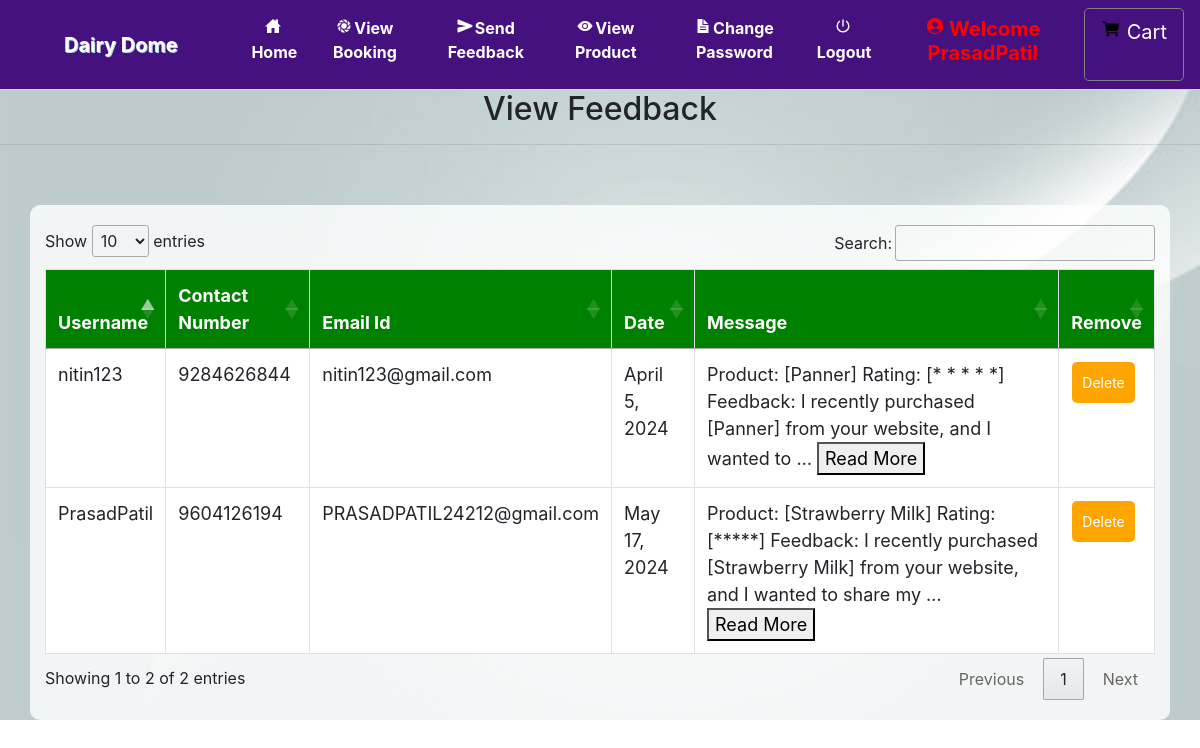
The page /view_feedback (signed in) on the database its author committed.
### grocery/models.py (models this page shows, shortened)
class Send_Feedback(models.Model):
    profile = models.ForeignKey(Profile, on_delete=models.CASCADE, null=True)
    message1 = models.TextField(null=True)
    date = models.CharField(max_length=30, null=True)

class Profile(models.Model):
    user = models.ForeignKey(User, on_delete=models.CASCADE, null=True)
    dob = models.DateField(null=True)
    city = models.CharField(max_length=30, null=True)
    address = models.CharField(max_length=50, null=True)
    contact = models.CharField(max_length=10, null=True)
    image = models.FileField(null=True)

### grocery/views.py (the view)
# urls.py: path('view_feedback', View_feedback, name='view_feedback'),
def View_feedback(request):
    if not request.user.is_authenticated:
        return redirect('login_admin')
    feed = Send_Feedback.objects.all()
    d = {'feed': feed}
    return render(request, 'view_feedback.html', d)

### grocery/templates/view_feedback.html (shortened to what this page needs)
<!DOCTYPE html>
<html lang="en">
<head>
</head>
<body>
{% extends 'navigation.html' %}
{% block body %}
<h2>View Feedback</h2>
<hr>
<div class="container">
<table class="table table-bordered" id="myTable">
  <thead>
  <tr>
    <th>Username</th>
    <th>Contact Number</th>
      <th>Email Id</th>
    <th>Date</th>
      <th>Message</th>
    <th>Remove</th>
  </tr>
  </thead>
   <tbody>
    {% for i in feed %}
  <tr>
    <td>{{i.profile.user.username}}</td>
    <td>{{i.profile.contact}}</td>
      <td>{{i.profile.user.email}}</td>
      <td>{{i.date}}</td>
      <td>
          <span id="message_{{forloop.counter}}" class="message-preview">{{ i.message1|truncatewords:20 }}</span>
          {% if i.message1|wordcount > 20 %}
              <button class="read-more-button" onclick="showFullMessage({{forloop.counter}})">Read More</button>
          {% endif %}
      </td>
      <td><a href="{% url 'delete_feedback' i.id %}" onclick="return confirm('Are you sure?')"><button class="button">Delete</button></a></td>
  </tr>
    {% endfor %}
    </tbody>
</table>
</div>
{% endblock %}

### grocery/templates/navigation.html (shortened to what this page needs)
<!DOCTYPE html>
<html lang="en">
<head>
    {% load static %}
     <link rel="stylesheet" href="https://maxcdn.bootstrapcdn.com/bootstrap/4.0.0/css/bootstrap.min.css">
  <link rel = stylesheet href = "//cdn.datatables.net/1.10.19/css/jquery.dataTables.min.css">
<link rel="stylesheet" href="https://cdnjs.cloudflare.com/ajax/libs/font-awesome/4.7.0/css/font-awesome.min.css">
</head>
<body style="background-color:white">
<nav class="navbar navbar-expand-sm" style = "background-color : #44117e ; border-bottom:1px solid #d7fc06">
  <a class="navbar-brand pl-5" href="#" style="color:white ; font-weight : bold">Dairy Dome</a>
<div class="collapse navbar-collapse" id="collapsibleNavbar">
  <ul class="navbar-nav pl-5 text-center">
    {% if request.user.username %}
    {% if not request.user.is_staff %}
    <li class="nav-item">
      <a class="nav-link" href="{% url 'home' %}" style="color:white"><ion-icon style="margin-right:2px" name="home-sharp"></ion-icon>Home</a>
    </li>
    <li class="nav-item">
      <a class="nav-link" href="{% url 'view_booking' %}" style="color:white"><ion-icon style="margin-right:2px" name="aperture"></ion-icon>View Booking</a>
    </li>
    <li class="nav-item">
      <a class="nav-link" href="{% url 'send_feedback' request.user.id %}" style="color:white"><ion-icon style="margin-right:2px" name="send"></ion-icon>Send Feedback</a>
    </li>
    <li class="nav-item">
      <a class="nav-link" href="{% url 'view_product' 0 %}" style="color:white"><ion-icon style="margin-right:2px" name="eye"></ion-icon>View Product</a>
    </li>
    <li class="nav-item">
      <a class="nav-link" href="{% url 'change_password' %}" style="color:white"><ion-icon style="margin-right:2px" name="document-text-sharp"></ion-icon>Change Password</a>
    </li>
    {% endif %}
    {% endif %}
    {% if request.user.is_authenticated %}
    <a class="nav-link" href="{% url 'logout' %}" style="color:white"><ion-icon style="margin-right:2px" name="power-sharp"></ion-icon>Logout</a>
    {% if not request.user.is_staff %}
    <li class="nav-item">
      <a href="{% url 'profile' %}"><h5 class="nav-link" style="color:red"><ion-icon style="margin-right:4px;color:#FF0000" name="person-circle-sharp"></ion-icon>Welcome {{request.user.username}}</h5>
      </a></li>
    {% else %}
    <li class="nav-item">
      <h5  class="nav-link" style="color:#91DE00"><ion-icon style="margin-right:4px;color:#91DE00" name="person-circle-sharp"></ion-icon>Welcome {{request.user.username}}</h5>
    </li>
    {% endif %}
    {% endif %}
    {% if not request.user.is_staff %}
    {% if request.user.username %}
      <a href="{% url 'cart' %}" style="border:1px solid gray" class="btn btn-default btn-lg text-dark text-capitalize">
        <ion-icon style="color:black;margin-top:2%" name="cart"></ion-icon><span style="margin-left:6px;margin-top:2%;color:white">Cart</span></a></center>
{% endif %}
    {% endif %}
    </ul>
</div>
</nav>
{% block body %}
{% endblock %}
</body></html>

### grocery/templates/view_feedback.html (style rules this page uses)
body { background-image: url('/static/images/background.jpg'); background-size: cover; background-repeat: no-repeat; font-family: Arial, sans-serif; color: #333; }
.container { background-color: rgba(255, 255, 255, 0.8); padding: 20px; border-radius: 10px; margin-top: 5%; }
h2 { color: red; text-align: center; margin-top: 2%; }
table { width: 100%; border-collapse: collapse; }
th, td { border: 1px solid #ddd; padding: 8px; text-align: left; }
th { background-color: #f2f2f2; }
.button { background-color: #4CAF50; border: none; color: white; padding: 10px 20px; text-align: center; text-decoration: none; display: inline-block; font-size: 16px; margin: 4px 2px; cursor: pointer; border-radius: 5px; }

### grocery/templates/navigation.html (style rules this page uses)
* { box-sizing: border-box; }
#myTable { border-collapse: collapse; width: 100%; border: 1px solid #ddd; font-size: 18px; }
#myTable th { text-align: left; padding: 12px; background-color: green; color: white; }
#myTable td { text-align: left; padding: 12px; background-color: white; }
#myTable tr { border-bottom: 1px solid #ddd; }
.button { background-color: orange; border: none; color: white; padding: 10px; text-align: center; text-decoration: none; display: inline-block; font-size: 14px; margin: 1px 1px; cursor: pointer; }
.nav-link { font-weight:bold; }
.navbar-brand { text-shadow: 1px 1px lightblue; }

### rows shown on the page
Send_Feedback: profile.user.username "nitin123", profile.contact "9284626844", profile.user.email "nitin123@gmail.com", date "April 5, 2024", message1 "Product: [Panner] Rating: [* * * * *] Feedback: I recently purchased [Panner] from your website, and I wanted to …"
Send_Feedback: profile.user.username "PrasadPatil", profile.contact "9604126194", profile.user.email "PRASADPATIL24212@gmail.com", date "May 17, 2024", message1 "Product: [Strawberry Milk] Rating: [*****] Feedback: I recently purchased [Strawberry Milk] from your website, and I wanted to share my …"

### other values the page prints
{{ request.user.username }} "PrasadPatil"
